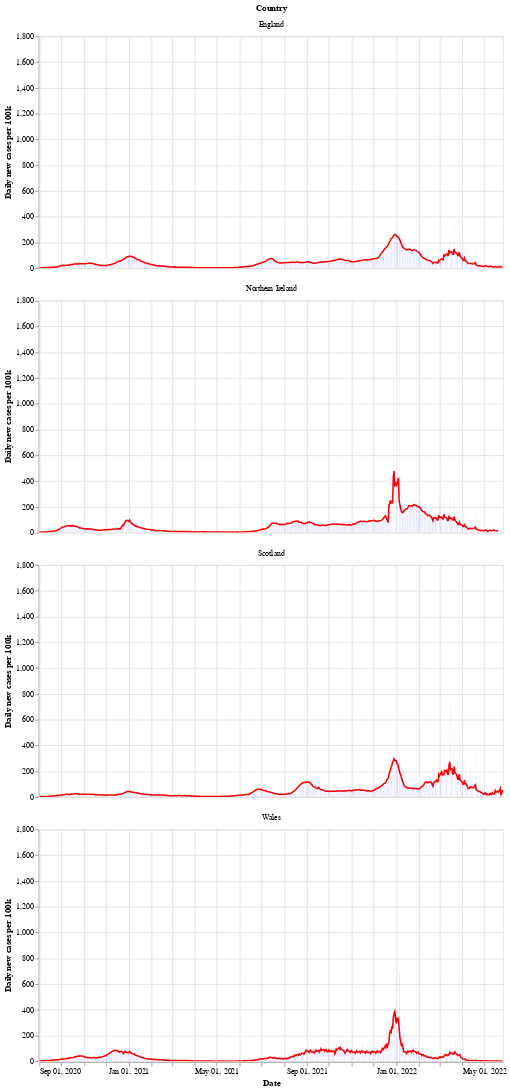

The cell this chart's notebook holds for it:
### Markdown cell above
Next is a bar chart of the number of new cases in each country (per 100k population), with the 7 day moving average of cases. Again we see that Wales saw a longer period of raising and falling cases compared to the other countries.

After a period of cases falling, each nation is now seeing a rise in the number of cases - especially in Wales.

### Code cell
# collapse
bars = alt.Chart(uk_cases).mark_bar().encode(
    x=alt.X("yearmonthdate(date):T", axis=alt.Axis(title='Date')),
    y=alt.Y("newCasesRate:Q", axis=alt.Axis(title='Daily new cases per 100k')),
    tooltip='newCasesRate',
    color=alt.condition(
        alt.datum.dailyChange > 0,
        alt.value("orange"),  # The positive color
        alt.value("blue")  # The negative color
    )
).properties(title='New cases per 100k population with rolling 7 day average', width=600).interactive()
line = alt.Chart(uk_cases).mark_line(
    color='red',
    size=2,
).transform_window(
    rolling_mean='mean(newCasesRate)',
    frame=[0, 7],
    groupby=['areaName']
).encode(
    x='yearmonthdate(date):T',
    y='rolling_mean:Q'
)
alt.layer(line, bars, data=uk_cases).facet(alt.Row('areaName', title='Country'), columns=1)

### Figure 1 — Vega-Lite specification as saved in the notebook (floating-point values rounded to 4 significant figures; data arrays with more than 128 entries replaced by an {"elided": "..."} marker saying what was removed)
{"config": {"view": {"continuousWidth": 400, "continuousHeight": 300}}, "data": {"name": "data-ed2b07d350612857958e774edd7edbc9"}, "facet": {"type": "nominal", "field": "areaName", "title": "Country"}, "spec": {"layer": [{"mark": {"type": "line", "color": "red", "size": 2}, "encoding": {"x": {"type": "temporal", "field": "date", "timeUnit": "yearmonthdate"}, "y": {"type": "quantitative", "field": "rolling_mean"}}, "transform": [{"window": [{"op": "mean", "field": "newCasesRate", "as": "rolling_mean"}], "frame": [0, 7], "groupby": ["areaName"]}]}, {"mark": "bar", "encoding": {"color": {"condition": {"value": "orange", "test": "(datum.dailyChange > 0)"}, "value": "blue"}, "tooltip": {"type": "quantitative", "field": "newCasesRate"}, "x": {"type": "temporal", "axis": {"title": "Date"}, "field": "date", "timeUnit": "yearmonthdate"}, "y": {"type": "quantitative", "axis": {"title": "Daily new cases per 100k"}, "field": "newCasesRate"}}, "selection": {"selector002": {"type": "interval", "bind": "scales", "encodings": ["x", "y"]}}, "title": "New cases per 100k population with rolling 7 day average", "width": 600}]}, "columns": 1, "$schema": "https://vega.github.io/schema/vega-lite/v4.8.1.json", "datasets": {"data-ed2b07d350612857958e774edd7edbc9": {"elided": "2526 records"}}}
